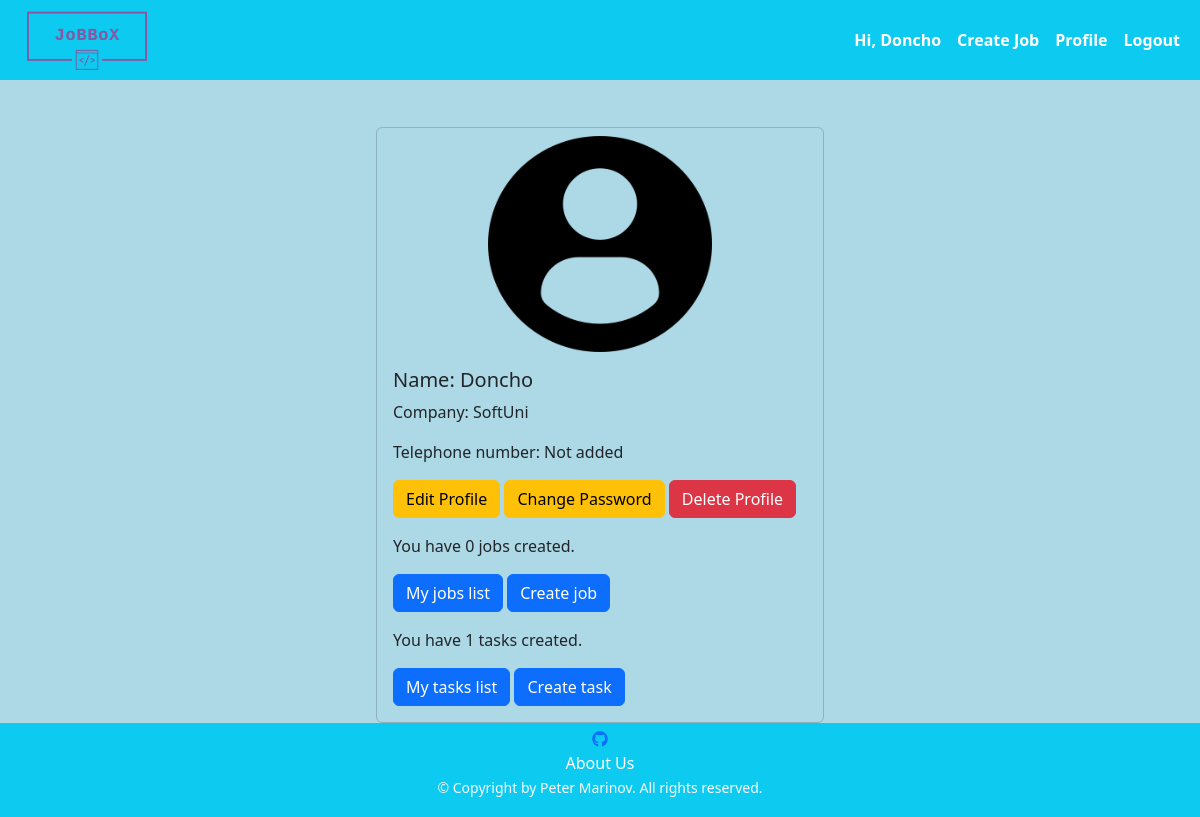
The page /user/profile/ (signed in) on the database its author committed.
### jobbox/app_auth/models.py (models this page shows)
class AppUser(auth_models.AbstractBaseUser, auth_models.PermissionsMixin):
    USERNAME_FIELD = 'email'
    objects = AppUserManager()
    email = models.EmailField(
        null=False,
        blank=False,
        unique=True,
    )
    is_staff = models.BooleanField(
        default=False,
    )

### jobbox/common/models.py (models this page shows)
class ProfileHR(models.Model):
    FIRST_NAME_MAX_LEN = 30
    LAST_NAME_MAX_LEN = 30
    COMPANY_NAME_MAX_LEN = 15
    TELEPHONE_NUMBER_MAX_LEN = 13
    TELEPHONE_NUMBER_MIN_LEN = 4
    PROFILE_PICTURE_MAX_SIZE_IN_MB = 1
    first_name = models.CharField(
        max_length=FIRST_NAME_MAX_LEN,
        null=True,
        blank=False,
        validators=[
            check_if_only_letters,
        ]
    )
    last_name = models.CharField(
        max_length=LAST_NAME_MAX_LEN,
        null=True,
        blank=True,
        validators=[
            check_if_only_letters,
        ]
    )
    company_name = models.CharField(
        max_length=COMPANY_NAME_MAX_LEN,
        null=True,
        blank=True,
    )
    profile_picture = models.ImageField(
        upload_to='profilehr',
        null=True,
        blank=True,
        validators=[
            FileSizeValidatorInMB(PROFILE_PICTURE_MAX_SIZE_IN_MB)
        ]
    )
    telephone_number = models.CharField(
        max_length=TELEPHONE_NUMBER_MAX_LEN,
        null=True,
        blank=True,
        validators=[
            validators.MinLengthValidator(TELEPHONE_NUMBER_MIN_LEN),
            check_if_number_starts_with_zero_or_plus,
        ]
    )
    user = models.OneToOneField(
        UserModel,
        on_delete=models.CASCADE,
        primary_key=True,
    )
    def full_name(self):
        if self.last_name:
            return f'{self.first_name} {self.last_name}'
        return f'{self.first_name}'
    class Meta:
        verbose_name_plural = 'Profile HRs'

### jobbox/app_auth/views.py (the view)
# urls.py: path('profile/', profile_user, name='profile_user'),
@login_required
def profile_user(request):
    context = {
        'user': request.current_user.profilehr,
        'number_of_tasks': len(HRTask.objects.filter(user_id=request.current_user.pk)),
        'number_of_jobs': len(Job.objects.filter(hr=request.current_user.pk)),
    }
    return render(request, 'app_auth/profile.html', context=context)

### middawares/middawares.py (called while the page is built)
def set_profile_middleware(get_response):
    def middleware(request, *args, **kwargs):
        if request.user.is_authenticated:
            request.current_user = request.user
        else:
            request.current_user = None
        return get_response(request, *args, **kwargs)
    return middleware

### templates/app_auth/profile.html (shortened to what this page needs)
{% extends 'base.html' %}
{% load static %}
{% block content %}
    <section class="card bg-transparent" style="width: 28rem;">
        {% if user.profile_picture %}
            <img class="card-img-top" style="max-height: 14rem;" src="/media/{{ user.profile_picture }}"
                 alt="company logo">
        {% else %}
            <div class="d-flex justify-content-center">
                <img class="card-img-top pt-2" style="max-height: 14rem; max-width: 14rem;"
                     src="{% static 'profilehr/profile-user.png' %}" alt="">
            </div>
        {% endif %}
        <div class="card-body">
            <h5 class="card-title">Name: {{ user.full_name }}</h5>
            <p class="card-text">Company: {{ user.company_name }}</p>
            {% if user.telephone_number %}
                <p class="card-text">Telephone number: {{ user.telephone_number }}</p>
            {% else %}
                <p class="card-text">Telephone number: Not added</p>
            {% endif %}
            <div id="profile-buttons">
                <a class="btn btn-warning mb-3" href="{% url 'edit_profile' %}">Edit Profile</a>
                <a class="btn btn-warning mb-3" href="{% url 'change_password' %}">Change Password</a>
                <a class="btn btn-danger mb-3" href="{% url 'delete_profile' %}">Delete Profile</a>
            </div>
            <div id="jobs-buttons">
                <p class="card-text">You have {{ number_of_jobs }} jobs created.</p>
                <a class="btn btn-primary mb-3" href="{% url 'my_hr_list' %}">My jobs list</a>
                <a class="btn btn-primary mb-3" href="{% url 'create_job' %}">Create job</a>
            </div>
            <div id="task-buttons">
                <p class="card-text">You have {{ number_of_tasks }} tasks created.</p>
                <a class="btn btn-primary" href="{% url 'list_hr_task' %}">My tasks list</a>
                <a class="btn btn-primary" href="{% url 'create_hr_task' %}">Create task</a>
            </div>
        </div>
    </section>
{% endblock %}

### templates/base.html (shortened to what this page needs)
{% load static %}
<!doctype html>
<html lang="en">
<head>
    <link href="https://cdn.jsdelivr.net/npm/bootstrap@5.3.0/dist/css/bootstrap.min.css" rel="stylesheet"
>
    <link rel="stylesheet" href="{% static 'style/styles.css' %}">
    <link rel="stylesheet" href="https://cdnjs.cloudflare.com/ajax/libs/font-awesome/6.4.0/css/all.min.css">
</head>
<body>
<header class="header" stlye="height: 100%;">
    <nav class="navbar navbar-expand-sm navbar-light bg-info">
        <div class="container-fluid">
            <a href="{% url 'index' %}">
                <img src="{% static 'jobbox_logos/logo_transparent.png' %}" alt="JoBBoX logo" width="150"
                     class="d-inline-block align-top">
            </a>
            {% if not request.current_user.is_authenticated %}
                <ul class="navbar-nav">
                    <li class="nav-item active">
                        <a class="nav-link badge badge-dark fw-bold nav-link" href="{% url 'login_user' %}">Login</a>
                    </li>
                    <li class="nav-item active">
                        <a class="nav-link badge badge-dark" href="{% url 'register_user' %}">Register</a>
                    </li>
                </ul>
            {% else %}
                <ul class="navbar-nav">
                    <li class="nav-item active">
                        <span class="nav-link badge badge-dark fw-bold">Hi, {{ request.current_user.profilehr.first_name }}</span>
                    </li>
                    <li class="nav-item active">
                        <a class="nav-link badge badge-dark fw-bold" href="{% url 'create_job' %}">Create Job</a>
                    </li>
                    <li class="nav-item active">
                        <a class="nav-link badge badge-dark fw-bold" href="{% url 'profile_user' %}">Profile</a>
                    </li>
                    <li class="nav-item active">
                        <a class="nav-link badge badge-dark fw-bold" href="{% url 'logout_user' %}">Logout</a>
                    </li>
                </ul>
            {% endif %}
        </div>
    </nav>
</header>
<main class="main-content">
    <div class="container">
        <div class="row justify-content-center">
            {% block content %}
            {% endblock %}
        </div>
    </div>
</main>
<footer class="bg-info footer">
    <div class="container text-light text-center pt-1">
        <ul class="list-unstyled">
            <li>
                <a href="https://github.com/peter-marinov/jobbox">
                    <i class="fa-brands fa-github"></i>
                </a>
            </li>
            <li>
                <a class="remove-link-underline text-white-70" href="{% url 'about' %}">About Us</a>
            </li>
            <li>
                <small class="text-white-70">&copy; Copyright by Peter Marinov. All rights reserved.</small>
            </li>
        </ul>
    </div>
</footer>
</body>
</html>

### static_files/style/styles.css (style rules this page uses)
html, body { height: 100%; }
.header { height: 10%; background-color: lightblue }
.main-content { min-height: 78%; = }
.footer { height: 12%; }
.nav-link { font-size: 16px; }
.main-content { padding-top: 45px; background-color: lightblue; }
main { overflow-y: auto; }
.card { padding: 0; }
.remove-link-underline { text-decoration: none; color: white; }

### rows shown on the page
AppUser: current_user.profilehr.first_name "Doncho"
ProfileHR: full_name "Doncho", company_name "SoftUni"

### other values the page prints
{{ number_of_jobs }} "0"
{{ number_of_tasks }} "1"
